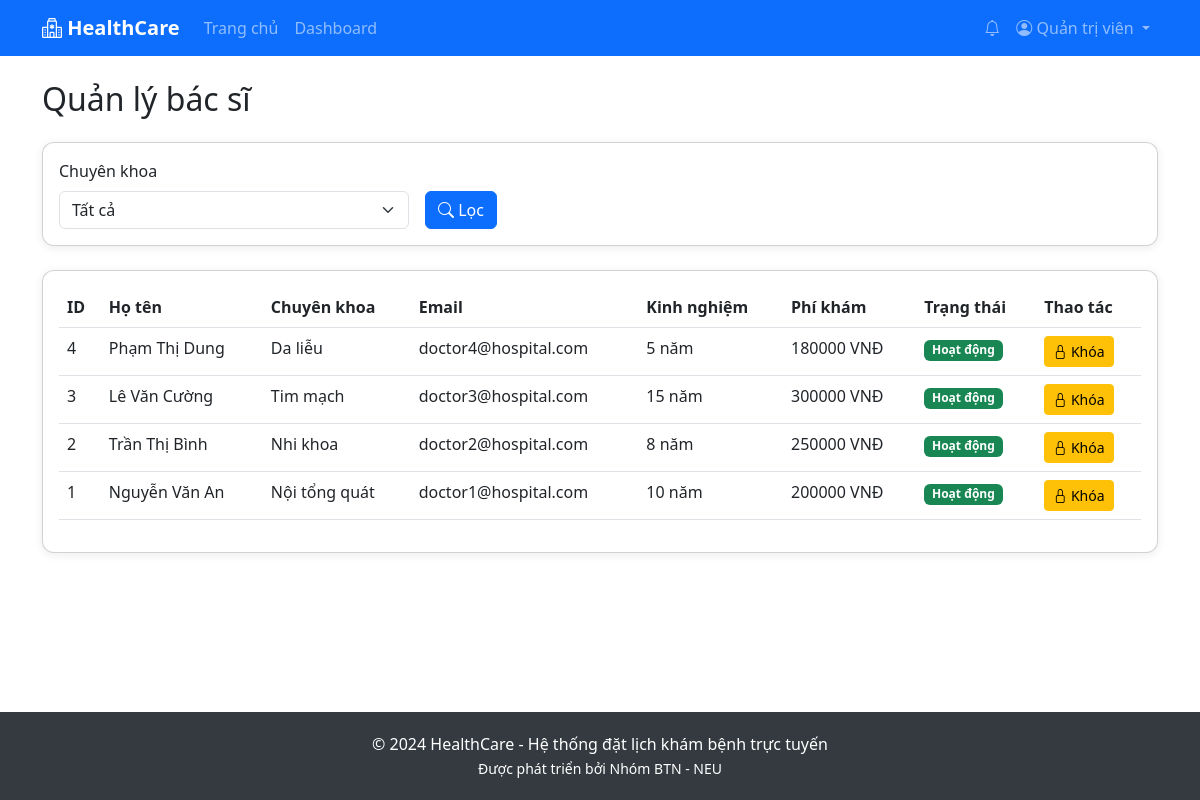
/management/doctors/ (signed in), run on the app's committed database.
### accounts/models.py (models this page shows, shortened)
class User(AbstractUser):
    ROLE_CHOICES = [
        ('patient', 'Bệnh nhân'),
        ('doctor', 'Bác sĩ'),
        ('admin', 'Quản trị viên'),
    ]
    role = models.CharField(max_length=10, choices=ROLE_CHOICES, default='patient')
    phone = models.CharField(max_length=15, blank=True)
    address = models.TextField(blank=True)
    is_active = models.BooleanField(default=True)
    def is_patient(self):
        return self.role == 'patient'
    def is_admin_user(self):
        return self.role == 'admin' or self.is_superuser

### doctors/models.py (models this page shows, shortened)
class Doctor(models.Model):
    STATUS_CHOICES = [
        ('available', 'Đang làm việc'),
        ('busy', 'Bận'),
        ('off', 'Nghỉ phép'),
    ]
    user = models.OneToOneField(User, on_delete=models.CASCADE, related_name='doctor_profile')
    specialization = models.ForeignKey(Specialization, on_delete=models.SET_NULL, null=True, related_name='doctors')
    qualification = models.CharField(max_length=200, blank=True)
    experience_years = models.PositiveIntegerField(default=0)
    consultation_fee = models.DecimalField(max_digits=10, decimal_places=0, default=0)
    status = models.CharField(max_length=20, choices=STATUS_CHOICES, default='available')
    bio = models.TextField(blank=True)
    clinic_name = models.CharField(max_length=200, blank=True, help_text='Tên phòng khám')
    clinic_address = models.TextField(blank=True, help_text='Địa chỉ phòng khám')
    clinic_phone = models.CharField(max_length=15, blank=True, help_text='Số điện thoại phòng khám')
    clinic_map_url = models.URLField(blank=True, help_text='URL Google Maps iframe')
    created_at = models.DateTimeField(auto_now_add=True)
    updated_at = models.DateTimeField(auto_now=True)
    class Meta:
        verbose_name = 'Bác sĩ'
        verbose_name_plural = 'Bác sĩ'

class Specialization(models.Model):
    name = models.CharField(max_length=100, unique=True)
    description = models.TextField(blank=True)
    class Meta:
        verbose_name = 'Chuyên khoa'
        verbose_name_plural = 'Chuyên khoa'

### appointments/views.py (the view)
    def wrapper(request, *args, **kwargs):
        if not request.user.is_admin_user():
            messages.error(request, 'Bạn không có quyền truy cập trang này.')
            return redirect('dashboard')
        return view_func(request, *args, **kwargs)

### appointments/views.py (called while the page is built)
def admin_required(view_func):
    def wrapper(request, *args, **kwargs):
        if not request.user.is_admin_user():
            messages.error(request, 'Bạn không có quyền truy cập trang này.')
            return redirect('dashboard')
        return view_func(request, *args, **kwargs)
    return wrapper

@login_required
@admin_required
def manage_doctors(request):
    doctors = Doctor.objects.all().order_by('-created_at')
    specializations = Specialization.objects.all()
    spec_filter = request.GET.get('specialization', '')
    if spec_filter:
        doctors = doctors.filter(specialization_id=spec_filter)
    context = {
        'doctors': doctors,
        'specializations': specializations,
        'spec_filter': spec_filter,
    }
    return render(request, 'admin_panel/doctors.html', context)

### templates/admin_panel/doctors.html (shortened to what this page needs)
{% extends 'base.html' %}
{% block content %}
<div class="container py-4">
    <h2 class="mb-4">Quản lý bác sĩ</h2>
    <div class="card mb-4">
        <div class="card-body">
            <form method="get" class="row g-3 align-items-end">
                <div class="col-md-4">
                    <label class="form-label">Chuyên khoa</label>
                    <select name="specialization" class="form-select">
                        <option value="">Tất cả</option>
                    </select>
                </div>
                <div class="col-md-2">
                    <button type="submit" class="btn btn-primary"><i class="bi bi-search"></i> Lọc</button>
                </div>
            </form>
        </div>
    </div>
    <div class="card">
        <div class="card-body">
            <div class="table-responsive">
                <table class="table table-hover">
                    <thead>
                        <tr>
                            <th>ID</th>
                            <th>Họ tên</th>
                            <th>Chuyên khoa</th>
                            <th>Email</th>
                            <th>Kinh nghiệm</th>
                            <th>Phí khám</th>
                            <th>Trạng thái</th>
                            <th>Thao tác</th>
                        </tr>
                    </thead>
                    <tbody>
                        {% for doctor in doctors %}
                            <tr>
                                <td>{{ doctor.id }}</td>
                                <td>{{ doctor.user.get_full_name|default:doctor.user.username }}</td>
                                <td>{{ doctor.specialization.name|default:"-" }}</td>
                                <td>{{ doctor.user.email }}</td>
                                <td>{{ doctor.experience_years }} năm</td>
                                <td>{{ doctor.consultation_fee|floatformat:0 }} VNĐ</td>
                                <td>
                                    {% if doctor.user.is_active %}
                                        <span class="badge bg-success">Hoạt động</span>
                                    {% else %}
                                        <span class="badge bg-danger">Bị khóa</span>
                                    {% endif %}
                                </td>
                                <td>
                                    <a href="{% url 'toggle_user_status' doctor.user.id %}" class="btn btn-sm btn-{% if doctor.user.is_active %}warning{% else %}success{% endif %}">
                                        {% if doctor.user.is_active %}
                                            <i class="bi bi-lock"></i> Khóa
                                        {% else %}
                                            <i class="bi bi-unlock"></i> Mở
                                        {% endif %}
                                    </a>
                                </td>
                            </tr>
                        {% empty %}
                            <tr>
                                <td colspan="8" class="text-muted text-center">Không có bác sĩ nào.</td>
                            </tr>
                        {% endfor %}
                    </tbody>
                </table>
            </div>
        </div>
    </div>
</div>
{% endblock %}

### templates/base.html (shortened to what this page needs)
<!DOCTYPE html>
<html lang="vi">
<head>
    <link href="https://cdn.jsdelivr.net/npm/bootstrap@5.3.0/dist/css/bootstrap.min.css" rel="stylesheet">
    <link href="https://cdn.jsdelivr.net/npm/bootstrap-icons@1.10.0/font/bootstrap-icons.css" rel="stylesheet">
</head>
<body>
    <nav class="navbar navbar-expand-lg navbar-dark bg-primary">
        <div class="container">
            <a class="navbar-brand" href="{% url 'home' %}">
                <i class="bi bi-hospital"></i> HealthCare
            </a>
            <div class="collapse navbar-collapse" id="navbarNav">
                <ul class="navbar-nav me-auto">
                    <li class="nav-item">
                        <a class="nav-link" href="{% url 'home' %}">Trang chủ</a>
                    </li>
                    {% if user.is_authenticated %}
                        <li class="nav-item">
                            <a class="nav-link" href="{% url 'dashboard' %}">Dashboard</a>
                        </li>
                    {% endif %}
                </ul>
                <ul class="navbar-nav">
                    {% if user.is_authenticated %}
                        <li class="nav-item dropdown">
                            <a class="nav-link position-relative" href="#" id="notificationDropdown" role="button" data-bs-toggle="dropdown">
                                <i class="bi bi-bell"></i>
                            </a>
                        </li>
                        <li class="nav-item dropdown">
                            <a class="nav-link dropdown-toggle" href="#" id="userDropdown" role="button" data-bs-toggle="dropdown">
                                <i class="bi bi-person-circle"></i>
                                <span class="d-none d-md-inline">{{ user.get_full_name|default:user.username }}</span>
                            </a>
                        </li>
                    {% endif %}
                </ul>
            </div>
        </div>
    </nav>
    <main>
        {% block content %}{% endblock %}
    </main>
    <footer>
        <div class="container text-center">
            <p class="mb-0">&copy; 2024 HealthCare - Hệ thống đặt lịch khám bệnh trực tuyến</p>
            <small>Được phát triển bởi Nhóm BTN - NEU</small>
        </div>
    </footer>
</body>
</html>

### templates/base.html (style rules this page uses)
:root { --primary-gradient: linear-gradient(135deg, #667eea 0%, #764ba2 100%); --primary-color: #667eea; }
* { -webkit-tap-highlight-color: transparent; }
body { min-height: 100vh; display: flex; flex-direction: column; font-size: 16px; }
.navbar-brand { font-weight: bold; }
.card { transition: transform 0.2s; border-radius: 12px; box-shadow: 0 2px 10px rgba(0,0,0,0.08); }
footer { margin-top: auto; background-color: #343a40; color: white; padding: 20px 0; }
.navbar { position: sticky; top: 0; z-index: 1030; }

### data on the page
User: get_full_name "Quản trị viên"
Doctor: id "4", user.get_full_name "Phạm Thị Dung", specialization.name "Da liễu", user.email "doctor4@hospital.com", experience_years "5", consultation_fee "180000", shows "Hoạt động", shows "Khóa"
Doctor: id "3", user.get_full_name "Lê Văn Cường", specialization.name "Tim mạch", user.email "doctor3@hospital.com", experience_years "15", consultation_fee "300000", shows "Hoạt động", shows "Khóa"
Doctor: id "2", user.get_full_name "Trần Thị Bình", specialization.name "Nhi khoa", user.email "doctor2@hospital.com", experience_years "8", consultation_fee "250000", shows "Hoạt động", shows "Khóa"
Doctor: id "1", user.get_full_name "Nguyễn Văn An", specialization.name "Nội tổng quát", user.email "doctor1@hospital.com", experience_years "10", consultation_fee "200000", shows "Hoạt động", shows "Khóa"
